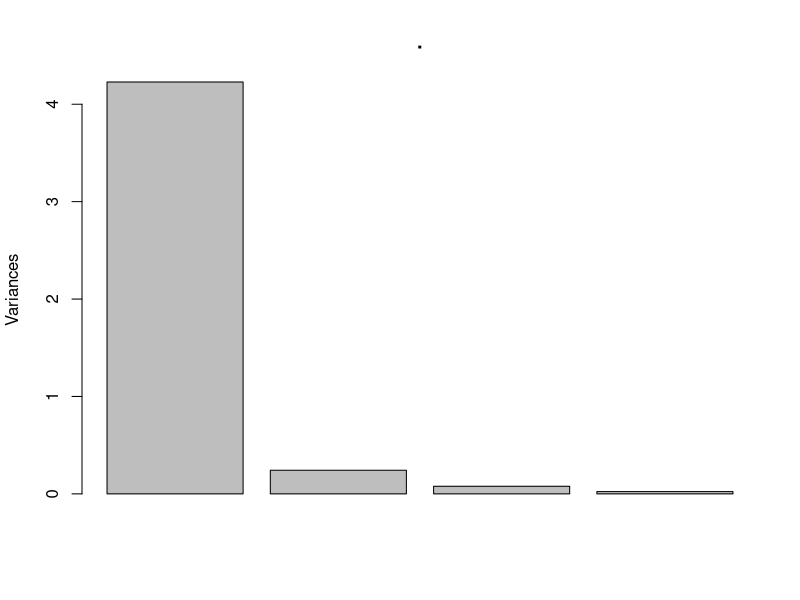
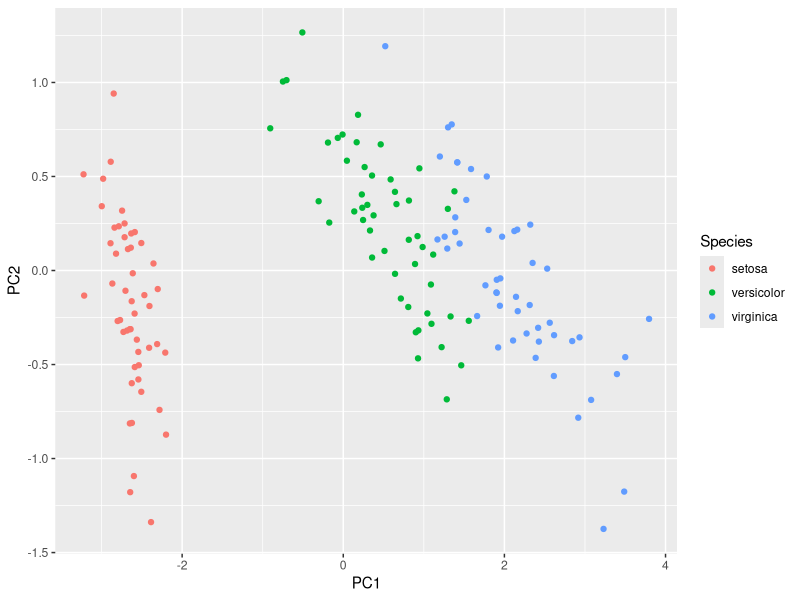

Generate these figures, in order, with R: (Note: this script raises an error after producing the figures.)
library(dplyr)
library(ggplot2)
library(magrittr)
library(mlbench)

data(iris)
data(HouseVotes84)

# PCA maps data from one vector space to another of the same dimensionality as the first
# number of dimension is NOT reduced
# coordinate system: first coordinate contains the most information, second coordinate
# contains the second most inforamtion ...

pca <- iris %>% select(-Species) %>% prcomp
pca

pca %>% plot

# map data to new space spanned by the PCA using predict()
# can be done with data that wasn't used to create the PCA
mapped_iris <- pca %>% predict(iris)
mapped_iris %>% head

mapped_iris %>% 
    as.data.frame %>%
    cbind(Species=iris$Species) %>%
    ggplot() + geom_point(aes(x=PC1, y=PC2, colour=Species))


HouseVotes84 %>% head

vote_pattern <- HouseVotes84 %>%
    select(-Class) %>%
    apply(c(1, 2), . %>% { iflese("n"==as.character(.), 0, 1) }) %>% # data must be numeric, not a factor
    apply(c(1, 2), . %>% { iflese(is.na(.), 0.5, .) }) %>% # missing data
    prcomp

pca <- vote_pattern %>% prcomp

mapped_votes <- pca %>% predict(vote_pattern)
mapped_votes %>%
    as.data.frame %>%
    cbind(Class=HouseVotes84$Class) %>%
    ggplot() + geom_point(aes(x=PC1, y=PC2, colour=Class))
